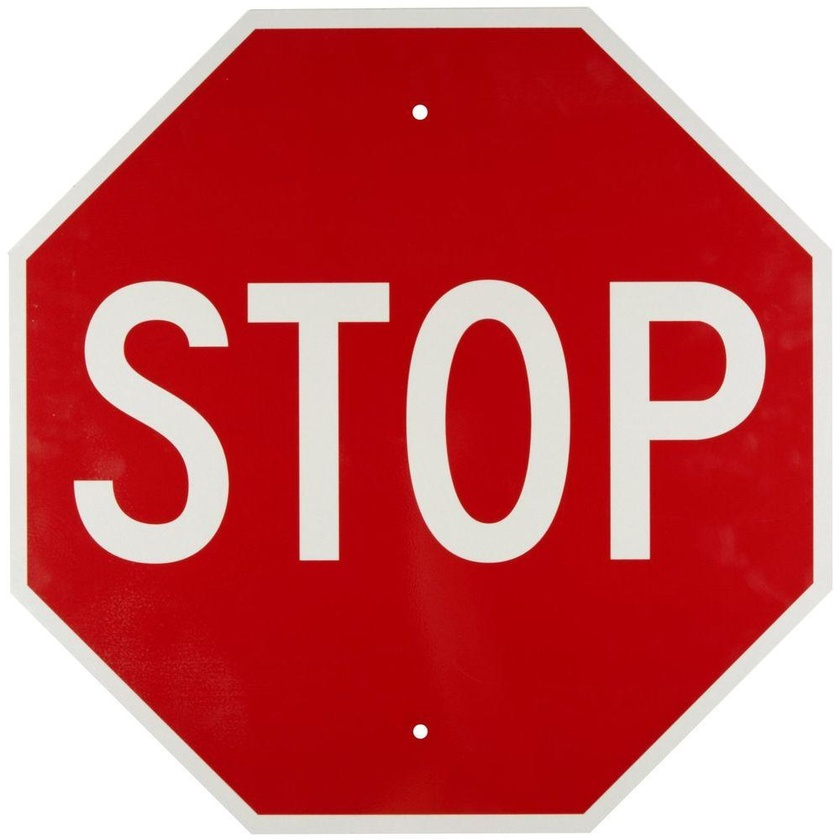
%> input picture stop_sign_template.jpg, 840 x 840 px, shrunk from 1000 x 1000 before the run
$ octave --eval "result = matchesTemplate(imread('stop_sign_template.jpg'));"   (GNU Octave 9; MATLAB toolbox functions it lacks are replaced by stand-ins)
%> lines starting %> are read from the running program, lines starting %| are printed output that depends on the picture; in (x1, y1, x2, y2) boxes, pixels count from 0 and x2, y2 are one past the last pixel; in counts of white or black regions, pixels touching at a corner belong together; the program's own positions count from 1
### redFilter.m
function filtered_image = redFilter(image, minRed, maxRed)
I = image;
%> I is the input picture: size 840x840x3 uint8; mean R, G, B 201.1, 95.5, 98
if nargin < 3
    maxRed = 255.000;
end
if nargin < 2
    minRed = 116.000;
end

% Define thresholds for channel 1 based on histogram settings
channel1Min = minRed;
channel1Max = maxRed;

% Define thresholds for channel 2 based on histogram settings
channel2Min = 0.000;
channel2Max = 82.000;

% Define thresholds for channel 3 based on histogram settings
channel3Min = 0.000;
channel3Max = 82.000;

% Create mask based on chosen histogram thresholds
sliderBW = (I(:,:,1) >= channel1Min ) & (I(:,:,1) <= channel1Max) & ...
    (I(:,:,2) >= channel2Min ) & (I(:,:,2) <= channel2Max) & ...
    (I(:,:,3) >= channel3Min ) & (I(:,:,3) <= channel3Max);
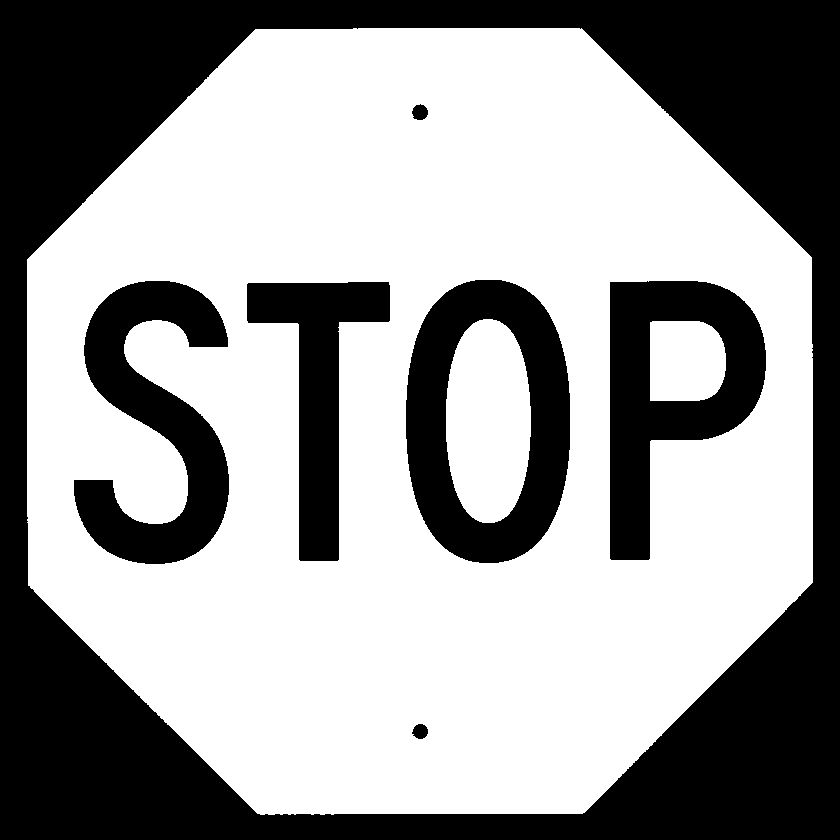
%> sliderBW: size 840x840 logical; 60.7% white; 7 black regions, largest, box (x1, y1, x2, y2) and area: (0, 0, 840, 840) 194217, (406, 280, 570, 563) 24496, (610, 281, 766, 560) 21690
filtered_image = sliderBW;

% Initialize output masked image based on input image.
% rgb_filtered_image = image;

% Set background pixels where BW is false to zero.
% rgb_filtered_image = image;(repmat(~filtered_image,[1 1 3])) = 0;

### matchesTemplate.m
function confidence = matchesTemplate(image)
confidence = 0;
filtered_image = redFilter(image);

dilated_image = bwmorph(filtered_image, 'dilate', 5);
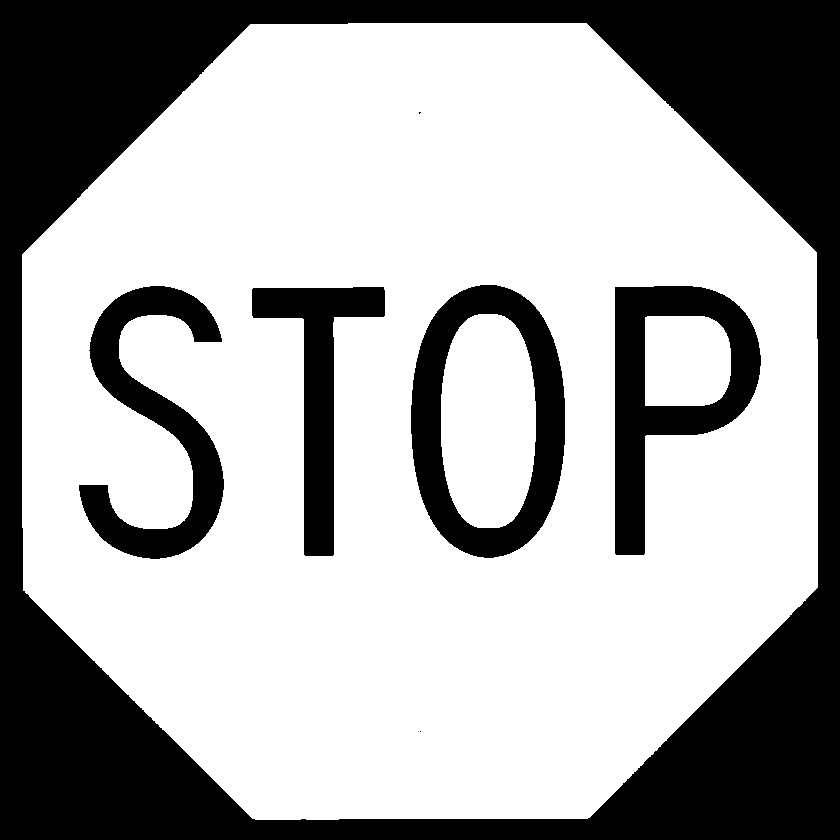
%> dilated_image: size 840x840 logical; 66.5% white; 7 black regions (2 under 20 px), largest, box (x1, y1, x2, y2) and area: (0, 0, 840, 840) 178340, (411, 285, 565, 558) 17136, (615, 286, 761, 555) 15779, (79, 286, 224, 559) 14336, (252, 287, 385, 556) 11088
filtered_image = bwmorph(dilated_image, 'erode', 5);
%> filtered_image: size 840x840 logical; 60.7% white; 7 black regions, largest, box (x1, y1, x2, y2) and area: (0, 0, 840, 840) 194180, (406, 280, 570, 563) 24496, (610, 281, 766, 560) 21689

filtered_image = imfill(filtered_image,'holes');
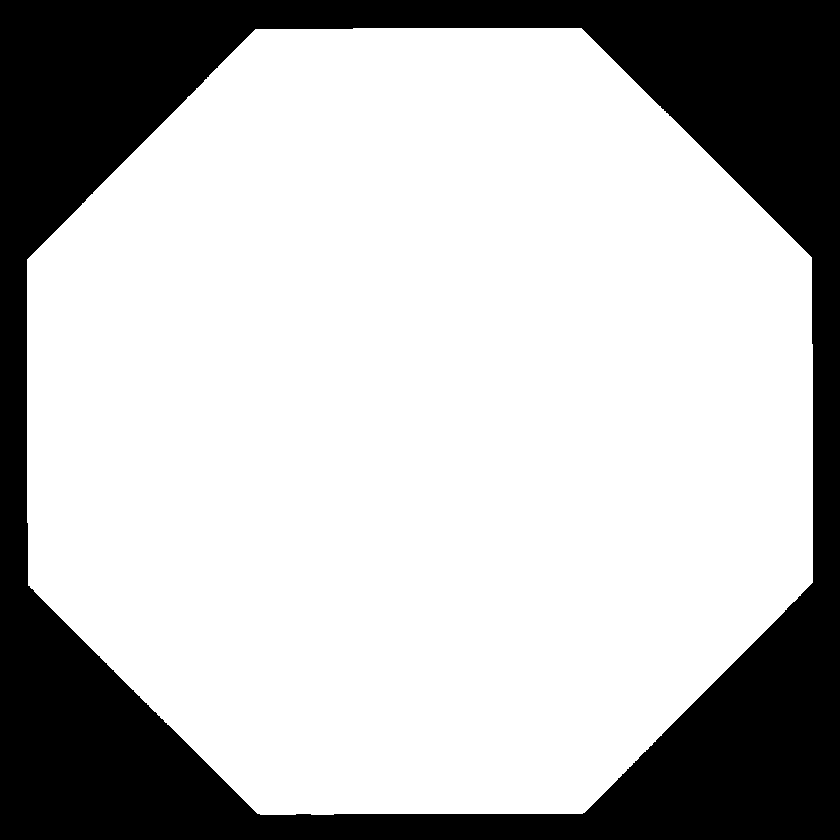
%> filtered_image: size 840x840 logical; 72.5% white; 1 black region, box (x1, y1, x2, y2) and area: (0, 0, 840, 840) 194180
filtered_image = imgaussfilt(uint8(filtered_image));

[labeledImage, numberOfBlobs] = bwlabel(filtered_image);
%> labeledImage: size 840x840 double; values 0 (black) and 1 (white), 72.5% white; 1 black region
%> numberOfBlobs = 1
blobMeasurements = regionprops(labeledImage, 'area');
%> blobMeasurements = 1 region; Area: 511420
if numberOfBlobs == 0
    return
end
% Get all the areas
allAreas = [blobMeasurements.Area];
%> allAreas = 511420
[sortedAreas, sortIndexes] = sort(allAreas, 'descend');
%> sortedAreas = 511420; sortIndexes = 1
biggestBlob = ismember(labeledImage, sortIndexes(1));
%imshow(biggestBlob);

props = regionprops(biggestBlob, 'MajorAxisLength', 'BoundingBox', 'Centroid');
%> props = 1 region; box (x1, y1, x2, y2), Centroid and MajorAxisLength: (27, 28, 813, 815) [420.4 421.8] 808
BoundingBox = props(1).BoundingBox;
%> BoundingBox = [27.5 28.5 786 787]
Center = props(1).Centroid;
%> Center = [420.4 421.8]
MAL = props(1).MajorAxisLength;
%> MAL = 808
SideLength = MAL / 2.414213562;
%> SideLength = 334.7

%> (the run ends here)
